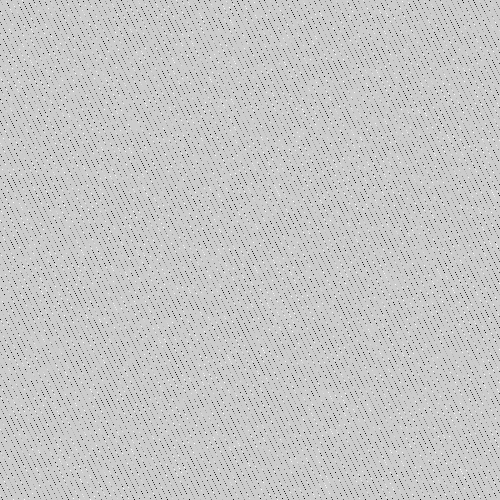
Frame 1 (no input)
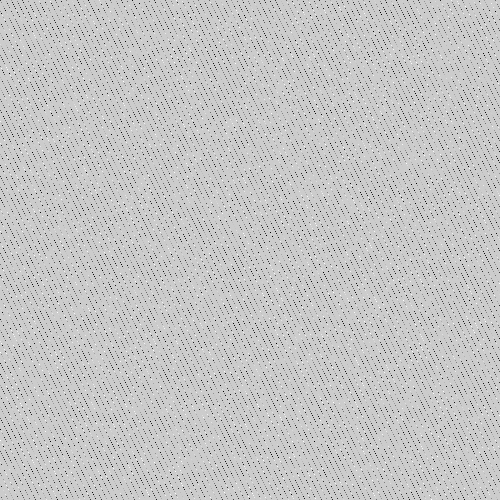
Frame 60 (the mouse pressed at the canvas centre just before this capture)
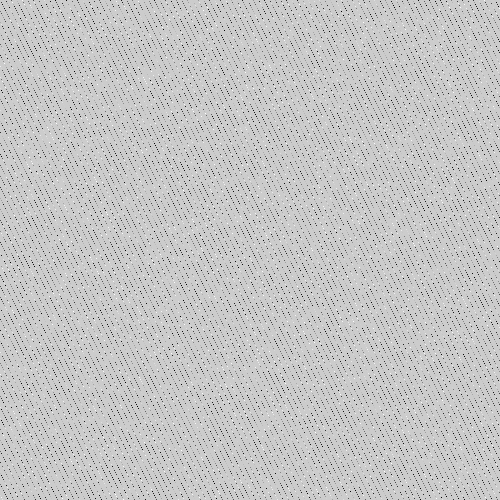
Frame 120 (the mouse held since frame 60 and released just before this capture)

The Processing sketch that drew these frames (run headless with seeded random() and noise(); from frame 60 on, the mouse is pressed at the canvas centre):

// Processing sketch: s03e08pixelsRandomAnimacjaForSkok11
// ── s03e08pixelsRandomAnimacjaForSkok11.pde
void setup()
{
  size(500, 500);
}

void draw()
{
  loadPixels();
  for (int i = 0; i<pixels.length; i=i+11)
  {
    pixels[i] = color(random(255));
  }
  updatePixels();
}
